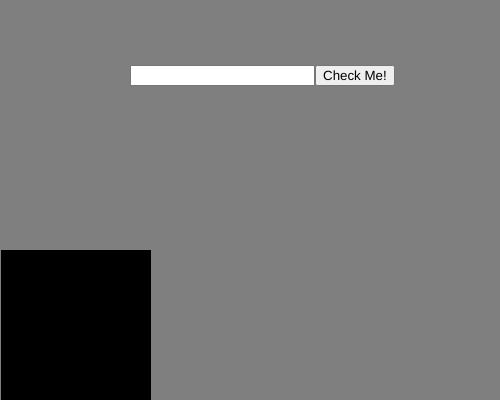
Frame 1 (no input)
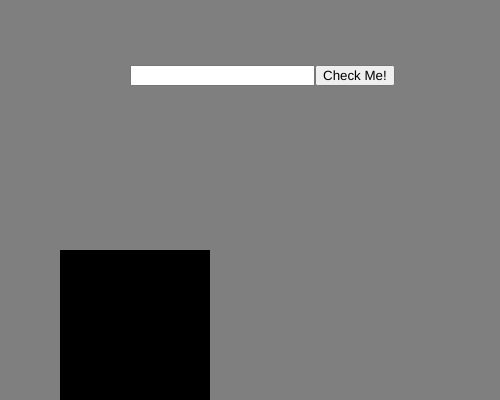
Frame 60 (no input)
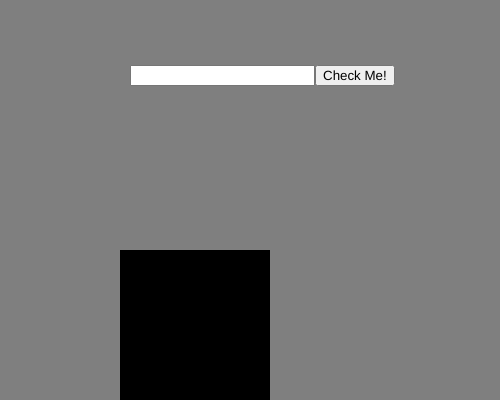
Frame 120 (the mouse pressed at the canvas centre since frame 60)

The p5.js sketch that drew these frames (run headless with seeded random() and noise() and a simulated clock; from frame 60 on, the mouse is pressed at the canvas centre):

// p5.js sketch
// ── sketch.js
let input, button, posX, countUp

function setup() {
    createCanvas(500, 400);
    noStroke();
    background(127);
    fill('black');

    posX = 0;
    countUp = 1;

    input = createInput();
    input.position(130, 65);

    button = createButton('Check Me!');
    button.position(input.x + input.width, 65);
    button.mousePressed(check);

    textAlign(CENTER);
    textSize(50);
}

function draw() {
    background(127);
    if (countUp) {
        posX += 1;
    } else {
        posX -= 1;
    }

    if (posX >= (width - 150)) {
        countUp = 0;
    }

    if (posX <= 0) {
        countUp = 1;
    }


    square(posX, 250, 150);
}


function check() {
    if (input.value() == "placek") {
        fill('green');
    } else {
        fill('red');
    }
}
